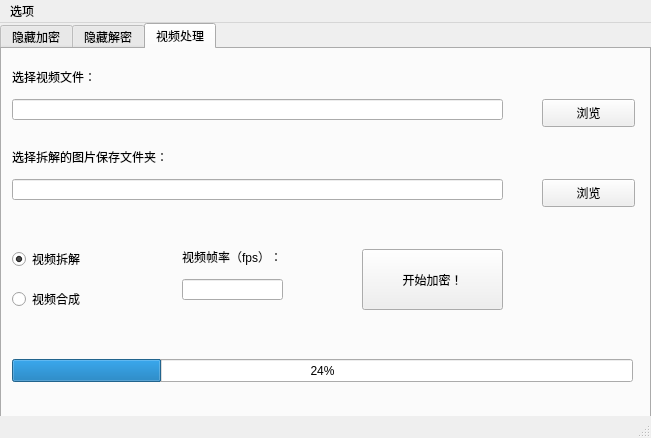
<?xml version="1.0" encoding="UTF-8"?>
<ui version="4.0">
 <class>MainWindow</class>
 <widget class="QMainWindow" name="MainWindow">
  <property name="geometry">
   <rect>
    <x>0</x>
    <y>0</y>
    <width>651</width>
    <height>438</height>
   </rect>
  </property>
  <property name="windowTitle">
   <string>MainWindow</string>
  </property>
  <widget class="QWidget" name="centralwidget">
   <widget class="QTabWidget" name="tabWidget">
    <property name="geometry">
     <rect>
      <x>0</x>
      <y>0</y>
      <width>651</width>
      <height>411</height>
     </rect>
    </property>
    <property name="currentIndex">
     <number>2</number>
    </property>
    <widget class="QWidget" name="tab">
     <attribute name="title">
      <string>隐藏加密</string>
     </attribute>
     <widget class="QLineEdit" name="lineEdit">
      <property name="geometry">
       <rect>
        <x>10</x>
        <y>50</y>
        <width>491</width>
        <height>21</height>
       </rect>
      </property>
     </widget>
     <widget class="QCheckBox" name="checkBox">
      <property name="geometry">
       <rect>
        <x>10</x>
        <y>250</y>
        <width>161</width>
        <height>20</height>
       </rect>
      </property>
      <property name="text">
       <string>保存图片还原辅助信息</string>
      </property>
      <property name="checked">
       <bool>true</bool>
      </property>
     </widget>
     <widget class="QPushButton" name="pushButton">
      <property name="geometry">
       <rect>
        <x>540</x>
        <y>30</y>
        <width>93</width>
        <height>28</height>
       </rect>
      </property>
      <property name="text">
       <string>选择图片</string>
      </property>
     </widget>
     <widget class="QLabel" name="label">
      <property name="geometry">
       <rect>
        <x>10</x>
        <y>20</y>
        <width>211</width>
        <height>16</height>
       </rect>
      </property>
      <property name="text">
       <string>要附加隐藏信息的图片（文件夹）：</string>
      </property>
     </widget>
     <widget class="QLabel" name="label_2">
      <property name="geometry">
       <rect>
        <x>10</x>
        <y>100</y>
        <width>91</width>
        <height>16</height>
       </rect>
      </property>
      <property name="text">
       <string>要隐藏的图片：</string>
      </property>
     </widget>
     <widget class="QLineEdit" name="lineEdit_2">
      <property name="geometry">
       <rect>
        <x>10</x>
        <y>130</y>
        <width>491</width>
        <height>21</height>
       </rect>
      </property>
     </widget>
     <widget class="QPushButton" name="pushButton_2">
      <property name="geometry">
       <rect>
        <x>540</x>
        <y>130</y>
        <width>93</width>
        <height>28</height>
       </rect>
      </property>
      <property name="text">
       <string>选择图片</string>
      </property>
     </widget>
     <widget class="QLineEdit" name="lineEdit_3">
      <property name="geometry">
       <rect>
        <x>10</x>
        <y>210</y>
        <width>151</width>
        <height>21</height>
       </rect>
      </property>
     </widget>
     <widget class="QLabel" name="label_3">
      <property name="geometry">
       <rect>
        <x>10</x>
        <y>180</y>
        <width>61</width>
        <height>16</height>
       </rect>
      </property>
      <property name="text">
       <string>加密密码：</string>
      </property>
     </widget>
     <widget class="QPushButton" name="pushButton_3">
      <property name="geometry">
       <rect>
        <x>360</x>
        <y>200</y>
        <width>141</width>
        <height>61</height>
       </rect>
      </property>
      <property name="text">
       <string>开始加密！</string>
      </property>
     </widget>
     <widget class="QProgressBar" name="progressBar">
      <property name="geometry">
       <rect>
        <x>10</x>
        <y>310</y>
        <width>621</width>
        <height>23</height>
       </rect>
      </property>
      <property name="value">
       <number>24</number>
      </property>
     </widget>
     <widget class="QLabel" name="label_11">
      <property name="geometry">
       <rect>
        <x>260</x>
        <y>280</y>
        <width>81</width>
        <height>16</height>
       </rect>
      </property>
      <property name="text">
       <string/>
      </property>
     </widget>
     <widget class="QPushButton" name="pushButton_10">
      <property name="geometry">
       <rect>
        <x>540</x>
        <y>60</y>
        <width>93</width>
        <height>28</height>
       </rect>
      </property>
      <property name="text">
       <string>选择文件夹</string>
      </property>
     </widget>
    </widget>
    <widget class="QWidget" name="tab_2">
     <attribute name="title">
      <string>隐藏解密</string>
     </attribute>
     <widget class="QLabel" name="label_4">
      <property name="geometry">
       <rect>
        <x>10</x>
        <y>20</y>
        <width>241</width>
        <height>16</height>
       </rect>
      </property>
      <property name="text">
       <string>选择被附加隐藏信息的图片（文件夹）：</string>
      </property>
     </widget>
     <widget class="QLineEdit" name="lineEdit_4">
      <property name="geometry">
       <rect>
        <x>10</x>
        <y>50</y>
        <width>491</width>
        <height>21</height>
       </rect>
      </property>
     </widget>
     <widget class="QPushButton" name="pushButton_4">
      <property name="geometry">
       <rect>
        <x>540</x>
        <y>60</y>
        <width>93</width>
        <height>28</height>
       </rect>
      </property>
      <property name="text">
       <string>选择文件夹</string>
      </property>
     </widget>
     <widget class="QLabel" name="label_5">
      <property name="geometry">
       <rect>
        <x>200</x>
        <y>180</y>
        <width>91</width>
        <height>16</height>
       </rect>
      </property>
      <property name="text">
       <string>被隐藏图片宽：</string>
      </property>
     </widget>
     <widget class="QLineEdit" name="lineEdit_5">
      <property name="geometry">
       <rect>
        <x>200</x>
        <y>200</y>
        <width>91</width>
        <height>21</height>
       </rect>
      </property>
     </widget>
     <widget class="QLabel" name="label_6">
      <property name="geometry">
       <rect>
        <x>200</x>
        <y>230</y>
        <width>91</width>
        <height>16</height>
       </rect>
      </property>
      <property name="text">
       <string>被隐藏图片高：</string>
      </property>
     </widget>
     <widget class="QLineEdit" name="lineEdit_6">
      <property name="geometry">
       <rect>
        <x>200</x>
        <y>250</y>
        <width>91</width>
        <height>21</height>
       </rect>
      </property>
     </widget>
     <widget class="QLabel" name="label_7">
      <property name="geometry">
       <rect>
        <x>10</x>
        <y>180</y>
        <width>101</width>
        <height>16</height>
       </rect>
      </property>
      <property name="text">
       <string>解密密码：</string>
      </property>
     </widget>
     <widget class="QLineEdit" name="lineEdit_7">
      <property name="geometry">
       <rect>
        <x>10</x>
        <y>210</y>
        <width>151</width>
        <height>21</height>
       </rect>
      </property>
     </widget>
     <widget class="QCheckBox" name="checkBox_2">
      <property name="geometry">
       <rect>
        <x>10</x>
        <y>250</y>
        <width>161</width>
        <height>20</height>
       </rect>
      </property>
      <property name="text">
       <string>有图片还原辅助信息</string>
      </property>
      <property name="checked">
       <bool>true</bool>
      </property>
     </widget>
     <widget class="QPushButton" name="pushButton_5">
      <property name="geometry">
       <rect>
        <x>360</x>
        <y>200</y>
        <width>141</width>
        <height>61</height>
       </rect>
      </property>
      <property name="text">
       <string>开始解密！</string>
      </property>
     </widget>
     <widget class="QLabel" name="label_8">
      <property name="geometry">
       <rect>
        <x>10</x>
        <y>100</y>
        <width>181</width>
        <height>16</height>
       </rect>
      </property>
      <property name="text">
       <string>图片还原辅助信息文件（夹）：</string>
      </property>
     </widget>
     <widget class="QLineEdit" name="lineEdit_8">
      <property name="geometry">
       <rect>
        <x>10</x>
        <y>130</y>
        <width>491</width>
        <height>21</height>
       </rect>
      </property>
     </widget>
     <widget class="QProgressBar" name="progressBar_2">
      <property name="geometry">
       <rect>
        <x>10</x>
        <y>310</y>
        <width>621</width>
        <height>23</height>
       </rect>
      </property>
      <property name="value">
       <number>24</number>
      </property>
     </widget>
     <widget class="QLabel" name="label_12">
      <property name="geometry">
       <rect>
        <x>260</x>
        <y>280</y>
        <width>81</width>
        <height>16</height>
       </rect>
      </property>
      <property name="text">
       <string/>
      </property>
     </widget>
     <widget class="QPushButton" name="pushButton_11">
      <property name="geometry">
       <rect>
        <x>540</x>
        <y>30</y>
        <width>93</width>
        <height>28</height>
       </rect>
      </property>
      <property name="text">
       <string>选择图片</string>
      </property>
     </widget>
     <widget class="QPushButton" name="pushButton_12">
      <property name="geometry">
       <rect>
        <x>540</x>
        <y>110</y>
        <width>93</width>
        <height>28</height>
       </rect>
      </property>
      <property name="text">
       <string>选择图片</string>
      </property>
     </widget>
     <widget class="QPushButton" name="pushButton_6">
      <property name="geometry">
       <rect>
        <x>540</x>
        <y>140</y>
        <width>93</width>
        <height>28</height>
       </rect>
      </property>
      <property name="text">
       <string>选择文件夹</string>
      </property>
     </widget>
    </widget>
    <widget class="QWidget" name="tab_3">
     <attribute name="title">
      <string>视频处理</string>
     </attribute>
     <widget class="QLabel" name="label_9">
      <property name="geometry">
       <rect>
        <x>10</x>
        <y>20</y>
        <width>241</width>
        <height>16</height>
       </rect>
      </property>
      <property name="text">
       <string>选择视频文件：</string>
      </property>
     </widget>
     <widget class="QLabel" name="label_10">
      <property name="geometry">
       <rect>
        <x>10</x>
        <y>100</y>
        <width>161</width>
        <height>16</height>
       </rect>
      </property>
      <property name="text">
       <string>选择拆解的图片保存文件夹：</string>
      </property>
     </widget>
     <widget class="QLineEdit" name="lineEdit_9">
      <property name="geometry">
       <rect>
        <x>10</x>
        <y>50</y>
        <width>491</width>
        <height>21</height>
       </rect>
      </property>
     </widget>
     <widget class="QPushButton" name="pushButton_7">
      <property name="geometry">
       <rect>
        <x>540</x>
        <y>50</y>
        <width>93</width>
        <height>28</height>
       </rect>
      </property>
      <property name="text">
       <string>浏览</string>
      </property>
     </widget>
     <widget class="QLineEdit" name="lineEdit_10">
      <property name="geometry">
       <rect>
        <x>10</x>
        <y>130</y>
        <width>491</width>
        <height>21</height>
       </rect>
      </property>
     </widget>
     <widget class="QPushButton" name="pushButton_8">
      <property name="geometry">
       <rect>
        <x>540</x>
        <y>130</y>
        <width>93</width>
        <height>28</height>
       </rect>
      </property>
      <property name="text">
       <string>浏览</string>
      </property>
     </widget>
     <widget class="QPushButton" name="pushButton_9">
      <property name="geometry">
       <rect>
        <x>360</x>
        <y>200</y>
        <width>141</width>
        <height>61</height>
       </rect>
      </property>
      <property name="text">
       <string>开始加密！</string>
      </property>
     </widget>
     <widget class="QProgressBar" name="progressBar_3">
      <property name="geometry">
       <rect>
        <x>10</x>
        <y>310</y>
        <width>621</width>
        <height>23</height>
       </rect>
      </property>
      <property name="value">
       <number>24</number>
      </property>
     </widget>
     <widget class="QRadioButton" name="radioButton">
      <property name="geometry">
       <rect>
        <x>10</x>
        <y>200</y>
        <width>95</width>
        <height>20</height>
       </rect>
      </property>
      <property name="text">
       <string>视频拆解</string>
      </property>
      <property name="checked">
       <bool>true</bool>
      </property>
     </widget>
     <widget class="QRadioButton" name="radioButton_2">
      <property name="geometry">
       <rect>
        <x>10</x>
        <y>240</y>
        <width>95</width>
        <height>20</height>
       </rect>
      </property>
      <property name="text">
       <string>视频合成</string>
      </property>
     </widget>
     <widget class="QLabel" name="label_13">
      <property name="geometry">
       <rect>
        <x>180</x>
        <y>200</y>
        <width>101</width>
        <height>16</height>
       </rect>
      </property>
      <property name="text">
       <string>视频帧率（fps）：</string>
      </property>
     </widget>
     <widget class="QLineEdit" name="lineEdit_11">
      <property name="geometry">
       <rect>
        <x>180</x>
        <y>230</y>
        <width>101</width>
        <height>21</height>
       </rect>
      </property>
     </widget>
    </widget>
   </widget>
  </widget>
  <widget class="QMenuBar" name="menubar">
   <property name="geometry">
    <rect>
     <x>0</x>
     <y>0</y>
     <width>651</width>
     <height>26</height>
    </rect>
   </property>
   <widget class="QMenu" name="menu">
    <property name="title">
     <string>选项</string>
    </property>
    <widget class="QMenu" name="menu_2">
     <property name="title">
      <string>关于</string>
     </property>
     <addaction name="action_4"/>
     <addaction name="action_6"/>
     <addaction name="action_5"/>
    </widget>
    <addaction name="menu_2"/>
    <addaction name="action_7"/>
    <addaction name="action_3"/>
   </widget>
   <addaction name="menu"/>
  </widget>
  <widget class="QStatusBar" name="statusbar"/>
  <action name="action_3">
   <property name="text">
    <string>退出</string>
   </property>
  </action>
  <action name="action_4">
   <property name="text">
    <string>原理</string>
   </property>
  </action>
  <action name="action_5">
   <property name="text">
    <string>作者</string>
   </property>
  </action>
  <action name="action_6">
   <property name="text">
    <string>帮助</string>
   </property>
  </action>
  <action name="action_7">
   <property name="text">
    <string>设定线程数</string>
   </property>
  </action>
 </widget>
 <resources/>
 <connections>
  <connection>
   <sender>pushButton</sender>
   <signal>clicked()</signal>
   <receiver>tabWidget</receiver>
   <slot>show()</slot>
   <hints>
    <hint type="sourcelabel">
     <x>595</x>
     <y>112</y>
    </hint>
    <hint type="destinationlabel">
     <x>370</x>
     <y>172</y>
    </hint>
   </hints>
  </connection>
  <connection>
   <sender>pushButton_2</sender>
   <signal>clicked()</signal>
   <receiver>tabWidget</receiver>
   <slot>show()</slot>
   <hints>
    <hint type="sourcelabel">
     <x>563</x>
     <y>198</y>
    </hint>
    <hint type="destinationlabel">
     <x>477</x>
     <y>171</y>
    </hint>
   </hints>
  </connection>
  <connection>
   <sender>pushButton_3</sender>
   <signal>clicked()</signal>
   <receiver>lineEdit</receiver>
   <slot>copy()</slot>
   <hints>
    <hint type="sourcelabel">
     <x>432</x>
     <y>278</y>
    </hint>
    <hint type="destinationlabel">
     <x>274</x>
     <y>112</y>
    </hint>
   </hints>
  </connection>
  <connection>
   <sender>pushButton_3</sender>
   <signal>clicked()</signal>
   <receiver>lineEdit_2</receiver>
   <slot>copy()</slot>
   <hints>
    <hint type="sourcelabel">
     <x>447</x>
     <y>261</y>
    </hint>
    <hint type="destinationlabel">
     <x>372</x>
     <y>198</y>
    </hint>
   </hints>
  </connection>
  <connection>
   <sender>pushButton_3</sender>
   <signal>clicked()</signal>
   <receiver>lineEdit_3</receiver>
   <slot>copy()</slot>
   <hints>
    <hint type="sourcelabel">
     <x>447</x>
     <y>285</y>
    </hint>
    <hint type="destinationlabel">
     <x>91</x>
     <y>268</y>
    </hint>
   </hints>
  </connection>
  <connection>
   <sender>pushButton_4</sender>
   <signal>clicked()</signal>
   <receiver>tabWidget</receiver>
   <slot>show()</slot>
   <hints>
    <hint type="sourcelabel">
     <x>582</x>
     <y>111</y>
    </hint>
    <hint type="destinationlabel">
     <x>445</x>
     <y>70</y>
    </hint>
   </hints>
  </connection>
  <connection>
   <sender>pushButton_5</sender>
   <signal>clicked()</signal>
   <receiver>lineEdit_4</receiver>
   <slot>copy()</slot>
   <hints>
    <hint type="sourcelabel">
     <x>466</x>
     <y>274</y>
    </hint>
    <hint type="destinationlabel">
     <x>361</x>
     <y>116</y>
    </hint>
   </hints>
  </connection>
  <connection>
   <sender>pushButton_5</sender>
   <signal>clicked()</signal>
   <receiver>lineEdit_8</receiver>
   <slot>copy()</slot>
   <hints>
    <hint type="sourcelabel">
     <x>442</x>
     <y>266</y>
    </hint>
    <hint type="destinationlabel">
     <x>418</x>
     <y>188</y>
    </hint>
   </hints>
  </connection>
  <connection>
   <sender>pushButton_5</sender>
   <signal>clicked()</signal>
   <receiver>lineEdit_7</receiver>
   <slot>copy()</slot>
   <hints>
    <hint type="sourcelabel">
     <x>456</x>
     <y>278</y>
    </hint>
    <hint type="destinationlabel">
     <x>104</x>
     <y>275</y>
    </hint>
   </hints>
  </connection>
  <connection>
   <sender>pushButton_5</sender>
   <signal>clicked()</signal>
   <receiver>lineEdit_5</receiver>
   <slot>copy()</slot>
   <hints>
    <hint type="sourcelabel">
     <x>450</x>
     <y>286</y>
    </hint>
    <hint type="destinationlabel">
     <x>274</x>
     <y>262</y>
    </hint>
   </hints>
  </connection>
  <connection>
   <sender>pushButton_5</sender>
   <signal>clicked()</signal>
   <receiver>lineEdit_6</receiver>
   <slot>copy()</slot>
   <hints>
    <hint type="sourcelabel">
     <x>449</x>
     <y>292</y>
    </hint>
    <hint type="destinationlabel">
     <x>261</x>
     <y>315</y>
    </hint>
   </hints>
  </connection>
  <connection>
   <sender>pushButton_7</sender>
   <signal>clicked()</signal>
   <receiver>tabWidget</receiver>
   <slot>show()</slot>
   <hints>
    <hint type="sourcelabel">
     <x>586</x>
     <y>119</y>
    </hint>
    <hint type="destinationlabel">
     <x>560</x>
     <y>61</y>
    </hint>
   </hints>
  </connection>
  <connection>
   <sender>pushButton_9</sender>
   <signal>clicked()</signal>
   <receiver>lineEdit_9</receiver>
   <slot>copy()</slot>
   <hints>
    <hint type="sourcelabel">
     <x>468</x>
     <y>289</y>
    </hint>
    <hint type="destinationlabel">
     <x>387</x>
     <y>114</y>
    </hint>
   </hints>
  </connection>
  <connection>
   <sender>pushButton_9</sender>
   <signal>clicked()</signal>
   <receiver>lineEdit_10</receiver>
   <slot>copy()</slot>
   <hints>
    <hint type="sourcelabel">
     <x>445</x>
     <y>301</y>
    </hint>
    <hint type="destinationlabel">
     <x>427</x>
     <y>195</y>
    </hint>
   </hints>
  </connection>
  <connection>
   <sender>pushButton_9</sender>
   <signal>clicked()</signal>
   <receiver>lineEdit_11</receiver>
   <slot>copy()</slot>
   <hints>
    <hint type="sourcelabel">
     <x>446</x>
     <y>281</y>
    </hint>
    <hint type="destinationlabel">
     <x>263</x>
     <y>293</y>
    </hint>
   </hints>
  </connection>
  <connection>
   <sender>pushButton_8</sender>
   <signal>clicked()</signal>
   <receiver>tabWidget</receiver>
   <slot>show()</slot>
   <hints>
    <hint type="sourcelabel">
     <x>603</x>
     <y>198</y>
    </hint>
    <hint type="destinationlabel">
     <x>475</x>
     <y>72</y>
    </hint>
   </hints>
  </connection>
 </connections>
</ui>
